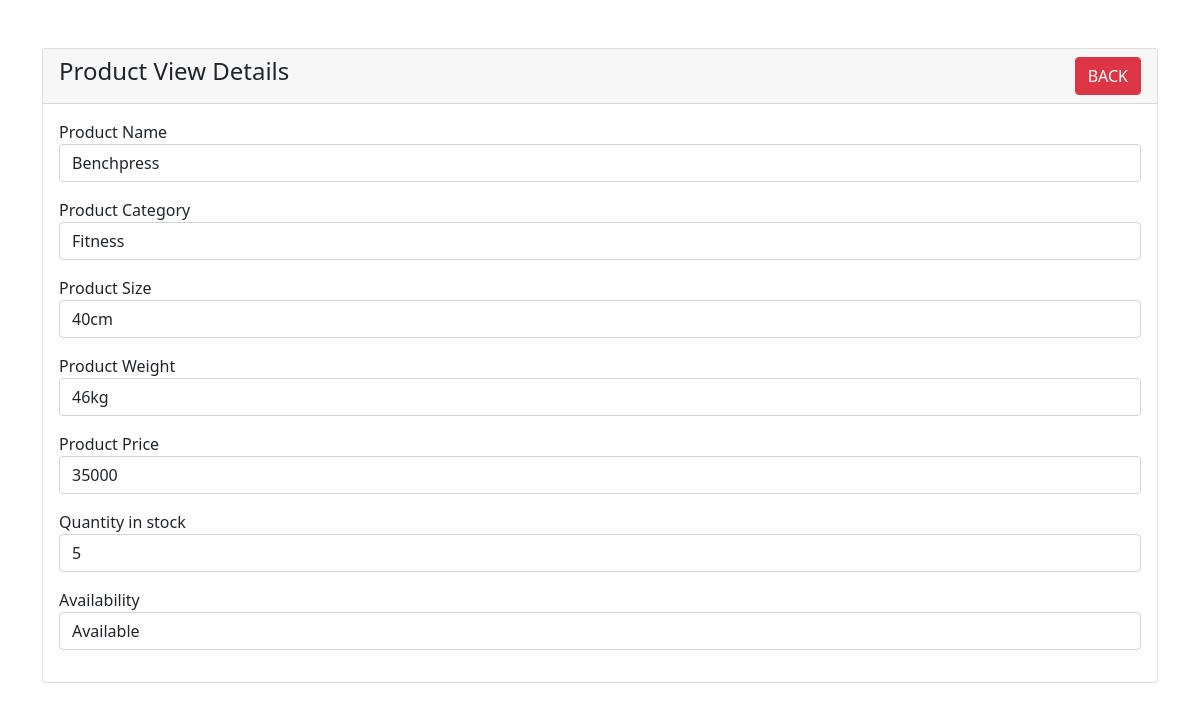
/admin/product-view.php?id=2, run on the app's committed database.
### tables this page shows
CREATE TABLE `product` (
  `id` int(6) NOT NULL,
  `name` varchar(255) NOT NULL,
  `category` varchar(255) NOT NULL,
  `size` varchar(255) NOT NULL,
  `weight` varchar(255) NOT NULL,
  `price` varchar(255) NOT NULL,
  `quantity_in_stock` varchar(255) NOT NULL,
  `availability` varchar(255) NOT NULL
);

### admin/product-view.php (the view, shortened to what this page needs)
<?php
require 'dbcon.php';
?>
<!doctype html>
<html lang="en">
  <head>
    <link href="https://cdn.jsdelivr.net/npm/bootstrap@5.1.3/dist/css/bootstrap.min.css" rel="stylesheet">
</head>
<body>
    <div class="container mt-5">
        <div class="row">
            <div class="col-md-12">
                <div class="card">
                    <div class="card-header">
                        <h4>Product View Details
                            <a href="product-page.php" class="btn btn-danger float-end">BACK</a>
                        </h4>
                    </div>
                    <div class="card-body">
                        <?php
                        if(isset($_GET['id']))
                        {
                            $product_id = mysqli_real_escape_string($con, $_GET['id']);
                            $query = "SELECT * FROM product WHERE id='$product_id' ";
                            $query_run = mysqli_query($con, $query);
                            if(mysqli_num_rows($query_run) > 0)
                            {
                                $product = mysqli_fetch_array($query_run);
                                ?>
                                    <div class="mb-3">
                                        <label>Product Name</label>
                                        <p class="form-control">
                                            <?=$product['name'];?>
                                        </p>
                                    </div>
                                    <div class="mb-3">
                                        <label>Product Category</label>
                                        <p class="form-control">
                                            <?=$product['category'];?>
                                        </p>
                                    </div>
                                    <div class="mb-3">
                                        <label>Product Size</label>
                                        <p class="form-control">
                                            <?=$product['size'];?>
                                        </p>
                                    </div>
                                    <div class="mb-3">
                                        <label>Product Weight</label>
                                        <p class="form-control">
                                            <?=$product['weight'];?>
                                        </p>
                                    </div>
                                    <div class="mb-3">
                                        <label>Product Price</label>
                                        <p class="form-control">
                                            <?=$product['price'];?>
                                        </p>
                                    </div>
                                    <div class="mb-3">
                                        <label>Quantity in stock</label>
                                        <p class="form-control">
                                            <?=$product['quantity_in_stock'];?>
                                        </p>
                                    </div>
                                    <div class="mb-3">
                                        <label>Availability</label>
                                        <p class="form-control">
                                            <?=$product['availability'];?>
                                        </p>
                                    </div>
                                <?php
                            }
                            else
                            {
                                echo "<h4>No Such Id Found</h4>";
                            }
                        }
                        ?>
                    </div>
                </div>
            </div>
        </div>
    </div>
</body>
</html>

### data on the page
product: name "Benchpress", category "Fitness", size "40cm", weight "46kg", price "35000", quantity_in_stock "5", availability "Available"
